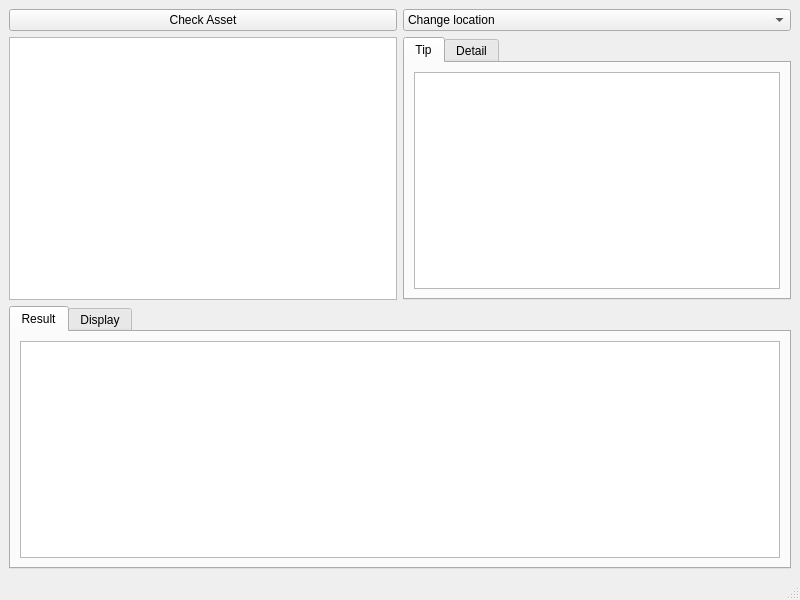
<?xml version="1.0" encoding="UTF-8"?>
<ui version="4.0">
 <class>MainWindowForArtist</class>
 <widget class="QMainWindow" name="MainWindowForArtist">
  <property name="geometry">
   <rect>
    <x>0</x>
    <y>0</y>
    <width>800</width>
    <height>600</height>
   </rect>
  </property>
  <property name="windowTitle">
   <string>Check Your Asset: </string>
  </property>
  <widget class="QWidget" name="centralwidget">
   <layout class="QVBoxLayout" name="verticalLayout">
    <item>
     <layout class="QHBoxLayout" name="horizontalLayout_2">
      <item>
       <widget class="QPushButton" name="checkButton">
        <property name="text">
         <string>Check Asset</string>
        </property>
       </widget>
      </item>
      <item>
       <widget class="QComboBox" name="projectComboBox">
        <item>
         <property name="text">
          <string>Change location</string>
         </property>
        </item>
       </widget>
      </item>
     </layout>
    </item>
    <item>
     <layout class="QHBoxLayout" name="horizontalLayout">
      <item>
       <widget class="QTableView" name="checkerTableView"/>
      </item>
      <item>
       <widget class="QTabWidget" name="messageTabWidget">
        <property name="currentIndex">
         <number>0</number>
        </property>
        <widget class="QWidget" name="tipTab">
         <attribute name="title">
          <string>Tip</string>
         </attribute>
         <layout class="QGridLayout" name="gridLayout_3">
          <item row="0" column="0">
           <widget class="QTextBrowser" name="tipTextBrower"/>
          </item>
         </layout>
        </widget>
        <widget class="QWidget" name="detailTab">
         <attribute name="title">
          <string>Detail</string>
         </attribute>
         <layout class="QGridLayout" name="gridLayout">
          <item row="0" column="0">
           <widget class="QTableView" name="detailTableView"/>
          </item>
         </layout>
        </widget>
       </widget>
      </item>
     </layout>
    </item>
    <item>
     <widget class="QTabWidget" name="displayTabWidget">
      <property name="currentIndex">
       <number>0</number>
      </property>
      <widget class="QWidget" name="resultTab">
       <attribute name="title">
        <string>Result</string>
       </attribute>
       <layout class="QGridLayout" name="gridLayout_2">
        <item row="0" column="0">
         <widget class="QTreeView" name="resultTreeView"/>
        </item>
       </layout>
      </widget>
      <widget class="QWidget" name="displayTab">
       <attribute name="title">
        <string>Display</string>
       </attribute>
       <layout class="QGridLayout" name="gridLayout_4">
        <item row="0" column="0">
         <widget class="QTextBrowser" name="outputTextBrower"/>
        </item>
       </layout>
      </widget>
     </widget>
    </item>
   </layout>
  </widget>
  <widget class="QMenuBar" name="menubar">
   <property name="geometry">
    <rect>
     <x>0</x>
     <y>0</y>
     <width>800</width>
     <height>21</height>
    </rect>
   </property>
  </widget>
  <widget class="QStatusBar" name="statusbar"/>
 </widget>
 <resources/>
 <connections/>
</ui>
